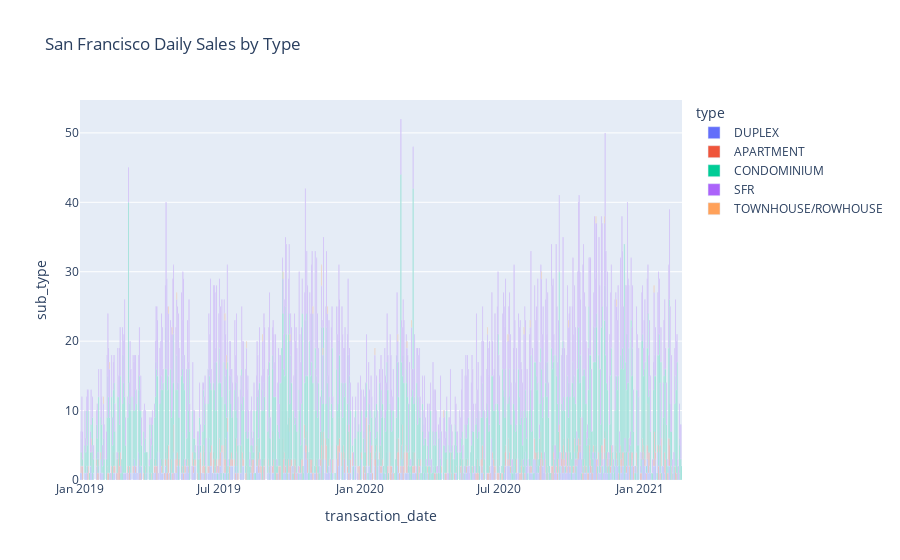

Notebook cell for this chart:
### Code cell
sf_sales_type = px.bar(sales_count_by_type[sales_count_by_type.County =='San Francisco'], x='transaction_date', y='sub_type', color='type', title='San Francisco Daily Sales by Type')
sf_sales_type.show()

### Figure 1 — Plotly figure (JSON) as saved in the notebook; plotly's stock layout.template omitted (floating-point values rounded to 4 significant figures; data arrays with more than 128 entries replaced by an {"elided": "..."} marker saying what was removed)
{"data": [{"alignmentgroup": "True", "hovertemplate": "type=DUPLEX<br>transaction_date=%{x}<br>sub_type=%{y}<extra></extra>", "legendgroup": "DUPLEX", "marker": {"color": "#636efa"}, "name": "DUPLEX", "offsetgroup": "DUPLEX", "orientation": "v", "showlegend": true, "textposition": "auto", "type": "bar", "x": {"elided": "414 str values"}, "xaxis": "x", "y": {"elided": "414 int values"}, "yaxis": "y"}, {"alignmentgroup": "True", "hovertemplate": "type=APARTMENT<br>transaction_date=%{x}<br>sub_type=%{y}<extra></extra>", "legendgroup": "APARTMENT", "marker": {"color": "#EF553B"}, "name": "APARTMENT", "offsetgroup": "APARTMENT", "orientation": "v", "showlegend": true, "textposition": "auto", "type": "bar", "x": {"elided": "398 str values"}, "xaxis": "x", "y": {"elided": "398 int values"}, "yaxis": "y"}, {"alignmentgroup": "True", "hovertemplate": "type=CONDOMINIUM<br>transaction_date=%{x}<br>sub_type=%{y}<extra></extra>", "legendgroup": "CONDOMINIUM", "marker": {"color": "#00cc96"}, "name": "CONDOMINIUM", "offsetgroup": "CONDOMINIUM", "orientation": "v", "showlegend": true, "textposition": "auto", "type": "bar", "x": {"elided": "643 str values"}, "xaxis": "x", "y": {"elided": "643 int values"}, "yaxis": "y"}, {"alignmentgroup": "True", "hovertemplate": "type=SFR<br>transaction_date=%{x}<br>sub_type=%{y}<extra></extra>", "legendgroup": "SFR", "marker": {"color": "#ab63fa"}, "name": "SFR", "offsetgroup": "SFR", "orientation": "v", "showlegend": true, "textposition": "auto", "type": "bar", "x": {"elided": "631 str values"}, "xaxis": "x", "y": {"elided": "631 int values"}, "yaxis": "y"}, {"alignmentgroup": "True", "hovertemplate": "type=TOWNHOUSE/ROWHOUSE<br>transaction_date=%{x}<br>sub_type=%{y}<extra></extra>", "legendgroup": "TOWNHOUSE/ROWHOUSE", "marker": {"color": "#FFA15A"}, "name": "TOWNHOUSE/ROWHOUSE", "offsetgroup": "TOWNHOUSE/ROWHOUSE", "orientation": "v", "showlegend": true, "textposition": "auto", "type": "bar", "x": ["2019-01-31T00:00:00", "2019-02-08T00:00:00", "2019-04-26T00:00:00", "2019-05-01T00:00:00", "2019-05-07T00:00:00", "2019-07-09T00:00:00", "2019-07-11T00:00:00", "2019-08-06T00:00:00", "2019-08-27T00:00:00", "2019-09-23T00:00:00", "2019-10-02T00:00:00", "2019-11-01T00:00:00", "2019-11-12T00:00:00", "2019-11-14T00:00:00", "2019-11-20T00:00:00", "2020-01-21T00:00:00", "2020-02-20T00:00:00", "2020-03-03T00:00:00", "2020-03-09T00:00:00", "2020-04-20T00:00:00", "2020-06-16T00:00:00", "2020-07-13T00:00:00", "2020-08-03T00:00:00", "2020-08-11T00:00:00", "2020-08-26T00:00:00", "2020-09-30T00:00:00", "2020-11-05T00:00:00", "2020-11-16T00:00:00", "2020-12-02T00:00:00", "2021-01-20T00:00:00"], "xaxis": "x", "y": [1, 1, 1, 1, 1, 1, 2, 1, 1, 1, 1, 1, 3, 1, 1, 1, 1, 1, 1, 1, 1, 1, 1, 1, 1, 1, 1, 1, 1, 1], "yaxis": "y"}], "layout": {"barmode": "relative", "legend": {"title": {"text": "type"}, "tracegroupgap": 0}, "title": {"text": "San Francisco Daily Sales by Type"}, "xaxis": {"anchor": "y", "domain": [0, 1], "title": {"text": "transaction_date"}}, "yaxis": {"anchor": "x", "domain": [0, 1], "title": {"text": "sub_type"}}}}
